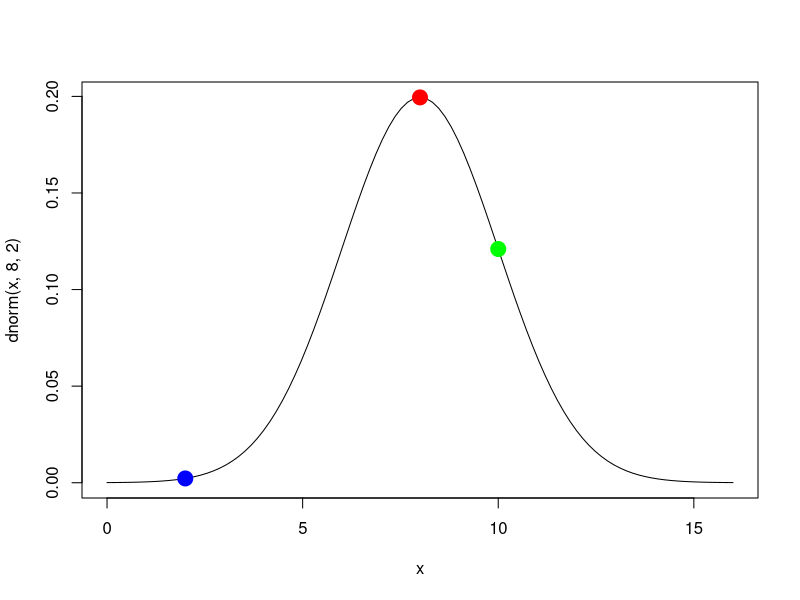
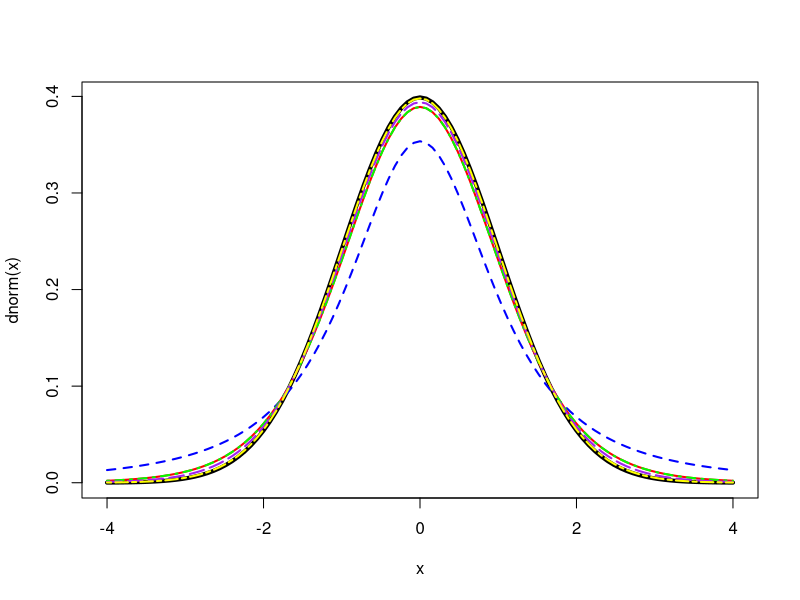

Source code (R) for these figures, in order: (Note: this script raises an error after producing the figures.)
#Suponha que o tempo necessario para atendimento de clientes
#em uma central de atendimento telefonico siga
#uma distribuicaoao normal de media de 8 minutos e desvio padrao de 2 minutos.
#
#a) Qual e a probabilidade de que um atendimento dure menos de 5 minutos?

pro_a <- pnorm(5,8,2)

#b) E mais do que 9,5 minutos?
pro_b <- 1-pnorm(9.5,8,2)

#c) E entre 7 e 10 minutos?
prob_c <- pnorm(10,8,2) - pnorm(7,8,2)

#d) 75% das chamadas telefonicas requerem pelo menos
#quanto tempo de atendimento?
?pnorm
quartil_d <- qnorm(0.25, 8,2)

#e) 75% das chamadas telefonicas requerem no maximo
#quanto tempo de atendimento?

quartil_e <- qnorm(0.75,8, 2)

#f) Qual e o tempo mediano de atendimento?
#O tempo e 8 minutos

prob_f <- pnorm(0.5, 8, 2)

#g) Gere amostras de tamanho 5 (n=5), 100 (n=100), 1000 (n=1000) e 10000 (n=10000)
#e cada caso calcule a media e o desvio padrao. O que voce pode afirmar sobre
#o erro amostral em cada caso?

n <- c(5,100, 1000, 10000)
ys <- vector()

for(i in 1:4)
  ys[i] <- rnorm(n[i],8,2)


y1 <- rnorm(5,8,2)
mean(y1)
sd(y1)  


#i) Construa (desenhe) o grafico ou a curva da distribuicao normal
#apresentada nesta questao e neste mesmo grafico insira (desenhe) tres pontos
#(x, f(x)) sendo um deles (µ, f(µ)). Edite o grafico para que estes pontos 
#fiquem bem destacados.

# z = (x - u)/dp , x = u + 1,96
?curve
?points

curve(dnorm(x,8,2), to = 0, from = 16)
points(8, dnorm(8,8,2), cex = 2, col = "Red", pch = 19)
points(2, dnorm(2,8,2), cex = 2, col = "Blue", pch = 19)
points(10, dnorm(10,8,2), cex = 2, col = "Green", pch = 19)



#Considere que a variavel T tenha distribuicao t de Student com v graus de
#liberdade. Em cada um dos casos a seguir, encontre a mediana, o primeiro e o
#terceiro quartis e o intervalo interquartil. Em qual caso o intervalo
#interquartil e menor? Qual o significado pratico disso?
  

?qt
#a) v = 2;
aq1 <- qt(0.25, 2)
aq2 <- qt(0.5, 2)
aq3 <- qt(0.75, 2)

adif <- aq3 - aq1

#b) v = 5;

bq1 <- qt(0.25, 5)
bq2 <- qt(0.5, 5)
bq3 <- qt(0.75, 5)

bdif <- bq3 - bq1

#c) v = 10;

cq1 <- qt(0.25, 10)
cq2 <- qt(0.5, 10)
cq3 <- qt(0.75, 10)

cdif <- cq3 - cq1

#d) v = 20;

dq1 <- qt(0.25, 20)
dq2 <- qt(0.5, 20)
dq3 <- qt(0.75, 20)

ddif <- dq3 - dq1

#e) v = 100.

eq1 <- qt(0.25, 100)
eq2 <- qt(0.5, 100)
eq3 <- qt(0.75, 100)

edif <- eq3 - eq1

v_interqualtil <- function(v)
  {
    return(qt(0.75, v) - qt(0.25, v))
  }

#Considere a distribui¸c˜ao normal padr˜ao e as distribui¸c˜oes t de Student
#para os graus de liberdade v = 2, v = 10, v = 20 e v = 100. Fa¸ca o gr´afico
#de todas em uma mesma figura. O que se pode afirmar da distribui¸c˜ao t de
#Student em rela¸c˜ao `a normal padr˜ao a medida que os graus de liberdade aumenta?

curve(dnorm(x), to = -4, from = 4, lwd = 4)
curve(dt(x,2), add = T, col = "BLue", lwd = 2, lty = 2)
curve(dt(x,10), add = T, col = "Red", lwd = 2, tly = 3)
curve(dt(x,10), add = T, col = "Green", lwd = 2, lty = 4)
curve(dt(x,20), add = T, col = "Purple", lwd = 2, lty = 5)
curve(dt(x,100), add = T, col = "Yellow", lwd = 2, lty = 6)

#Econtre a mediana para as distribuicoes contiınuas:
#a)N(µ = 8, σ2 = 4);
ma <- qnorm(0.5, 8, 2)

#b) Unif(10, 20);
mb <- qunif(0.5,10,20)

#c) Exp(4);
mc <- qexp(0.5, 4)

#d) Gama(4, 10);
md <- qgamma(0.5,4,10)
?qgamma

#e) Beta(4, 10);
me <- qbeta(0.5, 4, 10)

#Para cada uma das distribuicao apresentada na questao anterior)
#gere uma amostra de tamanho 5 calcule a m´edia e a variancia e compare estes
#valores amostrais com os valores populacionais. Repita o processo novamente
#por´em com amostra de tamanho 10000. Observe que no segundo caso
#(com n = 10000) as estimativas sao mais precisas.

#a)
ay_n5 <- rnorm(5, 8, 2)
ay_n10 <- rnorm(10000, 8, 2)

mean(ay_n5)
mean(ay_n10)

var(ay_n5)
var(ay_n10)

#b)

by_n5 <- runif(5, 10, 20)
by_n10 <- runif(10000, 10, 20)

mean(by_n5)
mean(by_n10)

var(by_n5)
var(by_n10)

var_uni <- 100/12

#c)

cy_n5 <- rexp(5,4)
cy_n10 <- rexp(10000,4)

mean(cy_n5)
mean(cy_n10)
meam_exp <- 1/4
meam_exp

var(cy_n5)
var(cy_n10)
var_exp <- 1/4**2
var_exp

#d)

dy_n5 <- rgamma(5,4,10)
dy_n10 <- rgamma(10000,4,10)

mean(dy_n5)
mean(dy_n10)
mean_gamma <- 4/10
mean_gamma

var(dy_n5)
var(dy_n10)
var_gamma <- 4/100
var_gamma

#e
ey_n5 <- rbeta()